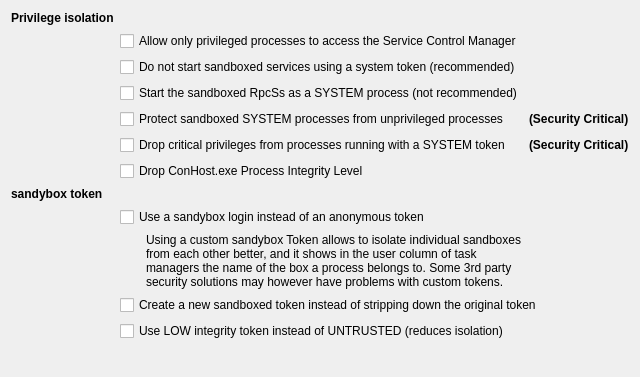
           <widget class="QWidget" name="tabPrivileges">
            <property name="font">
             <font>
              <bold>false</bold>
              <kerning>true</kerning>
             </font>
            </property>
            <attribute name="title">
             <string>Advanced Security</string>
            </attribute>
            <layout class="QGridLayout" name="gridLayout_26">
             <item row="0" column="1">
              <layout class="QGridLayout" name="gridLayout_2">
               <item row="3" column="1" colspan="3">
                <widget class="QCheckBox" name="chkElevateRpcss">
                 <property name="text">
                  <string>Start the sandboxed RpcSs as a SYSTEM process (not recommended)</string>
                 </property>
                </widget>
               </item>
               <item row="12" column="1">
                <spacer name="verticalSpacer">
                 <property name="orientation">
                  <enum>Qt::Orientation::Vertical</enum>
                 </property>
                 <property name="sizeHint" stdset="0">
                  <size>
                   <width>20</width>
                   <height>5</height>
                  </size>
                 </property>
                </spacer>
               </item>
               <item row="1" column="1" colspan="3">
                <widget class="QCheckBox" name="chkProtectSCM">
                 <property name="text">
                  <string>Allow only privileged processes to access the Service Control Manager</string>
                 </property>
                </widget>
               </item>
               <item row="9" column="2" colspan="2">
                <widget class="QLabel" name="label_74">
                 <property name="text">
                  <string>Using a custom sandybox Token allows to isolate individual sandboxes from each other better, and it shows in the user column of task managers the name of the box a process belongs to. Some 3rd party security solutions may however have problems with custom tokens.</string>
                 </property>
                 <property name="wordWrap">
                  <bool>true</bool>
                 </property>
                </widget>
               </item>
               <item row="0" column="0">
                <widget class="QLabel" name="lblPrivilege">
                 <property name="font">
                  <font>
                   <bold>true</bold>
                   <kerning>true</kerning>
                  </font>
                 </property>
                 <property name="toolTip">
                  <string>Protect the sandbox integrity itself</string>
                 </property>
                 <property name="text">
                  <string>Privilege isolation</string>
                 </property>
                </widget>
               </item>
               <item row="13" column="2">
                <spacer name="horizontalSpacer_13">
                 <property name="orientation">
                  <enum>Qt::Orientation::Horizontal</enum>
                 </property>
                 <property name="sizeHint" stdset="0">
                  <size>
                   <width>40</width>
                   <height>20</height>
                  </size>
                 </property>
                </spacer>
               </item>
               <item row="8" column="1" colspan="4">
                <widget class="QCheckBox" name="chkSbieLogon">
                 <property name="text">
                  <string>Use a sandybox login instead of an anonymous token</string>
                 </property>
                </widget>
               </item>
               <item row="2" column="1" colspan="3">
                <widget class="QCheckBox" name="chkRestrictServices">
                 <property name="text">
                  <string>Do not start sandboxed services using a system token (recommended)</string>
                 </property>
                </widget>
               </item>
               <item row="4" column="4">
                <widget class="QLabel" name="label_65">
                 <property name="font">
                  <font>
                   <bold>true</bold>
                   <kerning>true</kerning>
                  </font>
                 </property>
                 <property name="text">
                  <string>(Security Critical)</string>
                 </property>
                </widget>
               </item>
               <item row="7" column="0" colspan="2">
                <widget class="QLabel" name="lblToken">
                 <property name="font">
                  <font>
                   <bold>true</bold>
                   <kerning>true</kerning>
                  </font>
                 </property>
                 <property name="toolTip">
                  <string>Protect the sandbox integrity itself</string>
                 </property>
                 <property name="text">
                  <string>sandybox token</string>
                 </property>
                </widget>
               </item>
               <item row="5" column="1" colspan="3">
                <widget class="QCheckBox" name="chkDropPrivileges">
                 <property name="text">
                  <string>Drop critical privileges from processes running with a SYSTEM token</string>
                 </property>
                </widget>
               </item>
               <item row="4" column="1" colspan="3">
                <widget class="QCheckBox" name="chkProtectSystem">
                 <property name="text">
                  <string>Protect sandboxed SYSTEM processes from unprivileged processes</string>
                 </property>
                </widget>
               </item>
               <item row="10" column="1" colspan="4">
                <widget class="QCheckBox" name="chkCreateToken">
                 <property name="toolTip">
                  <string>Checked: A local group will also be added to the newly created sandboxed token, which allows addressing all sandboxes at once. Would be useful for auditing policies.
Partially checked: No groups will be added to the newly created sandboxed token.</string>
                 </property>
                 <property name="text">
                  <string>Create a new sandboxed token instead of stripping down the original token</string>
                 </property>
                 <property name="tristate">
                  <bool>true</bool>
                 </property>
                </widget>
               </item>
               <item row="6" column="1" colspan="2">
                <widget class="QCheckBox" name="chkDropConHostIntegrity">
                 <property name="text">
                  <string>Drop ConHost.exe Process Integrity Level</string>
                 </property>
                </widget>
               </item>
               <item row="5" column="4">
                <widget class="QLabel" name="label_64">
                 <property name="font">
                  <font>
                   <bold>true</bold>
                   <kerning>true</kerning>
                  </font>
                 </property>
                 <property name="text">
                  <string>(Security Critical)</string>
                 </property>
                </widget>
               </item>
               <item row="11" column="1" colspan="4">
                <widget class="QCheckBox" name="chkNotUntrusted">
                 <property name="toolTip">
                  <string>By default, sandybox runs processes with an UNTRUSTED integrity token for maximum isolation.
Enabling this option uses a LOW integrity token instead, which may improve compatibility but reduces sandbox isolation and security.</string>
                 </property>
                 <property name="text">
                  <string>Use LOW integrity token instead of UNTRUSTED (reduces isolation)</string>
                 </property>
                </widget>
               </item>
              </layout>
             </item>
            </layout>
           </widget>
